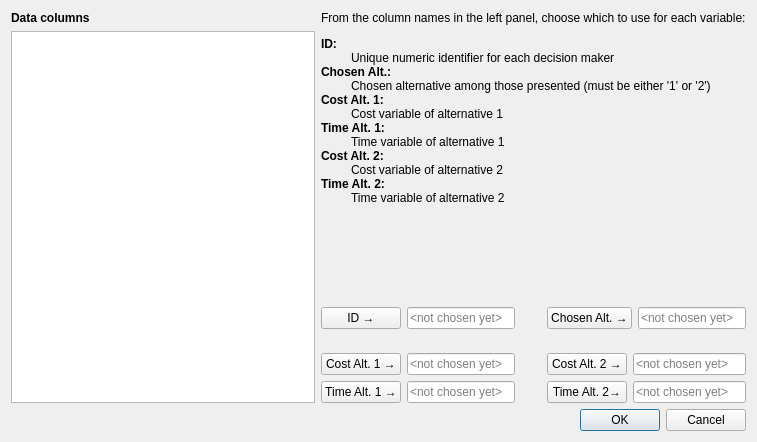
<?xml version="1.0" encoding="UTF-8"?>
<ui version="4.0">
 <class>variablesDialog</class>
 <widget class="QDialog" name="variablesDialog">
  <property name="geometry">
   <rect>
    <x>0</x>
    <y>0</y>
    <width>757</width>
    <height>442</height>
   </rect>
  </property>
  <property name="windowTitle">
   <string>Mapping study variables to data columns</string>
  </property>
  <layout class="QVBoxLayout" name="verticalLayout">
   <item>
    <layout class="QHBoxLayout" name="layoutMain">
     <item>
      <layout class="QVBoxLayout" name="layoutColumns">
       <item>
        <widget class="QLabel" name="labelColumns">
         <property name="text">
          <string>&lt;html&gt;&lt;head/&gt;&lt;body&gt;&lt;p&gt;&lt;b&gt;Data columns&lt;/b&gt;&lt;/p&gt;&lt;/body&gt;&lt;/html&gt;</string>
         </property>
        </widget>
       </item>
       <item>
        <widget class="QListWidget" name="listColumns"/>
       </item>
      </layout>
     </item>
     <item>
      <layout class="QVBoxLayout" name="layoutRightPane">
       <item>
        <widget class="QLabel" name="labelVarsDescription">
         <property name="text">
          <string>&lt;html&gt;
&lt;head/&gt;
&lt;body&gt;
&lt;p&gt;From the column names in the left panel, choose which to use for each variable:&lt;/p&gt;
&lt;dl&gt;
&lt;dt&gt;&lt;b&gt;ID:&lt;/b&gt;&lt;/dt&gt;
&lt;dd&gt;Unique numeric identifier for each decision maker&lt;/dd&gt;
&lt;dt&gt;&lt;b&gt;Chosen Alt.:&lt;/b&gt;&lt;/dt&gt;
&lt;dd&gt;Chosen alternative among those presented (must be either '1' or '2')&lt;/dd&gt;
&lt;dt&gt;&lt;b&gt;Cost Alt. 1:&lt;/b&gt;&lt;/dt&gt;
&lt;dd&gt;Cost variable of alternative 1&lt;/dd&gt;
&lt;dt&gt;&lt;b&gt;Time Alt. 1:&lt;/b&gt;&lt;/dt&gt;
&lt;dd&gt;Time variable of alternative 1&lt;/dd&gt;
&lt;dt&gt;&lt;b&gt;Cost Alt. 2:&lt;/b&gt;&lt;/dt&gt;
&lt;dd&gt;Cost variable of alternative 2&lt;/dd&gt;
&lt;dt&gt;&lt;b&gt;Time Alt. 2:&lt;/b&gt;&lt;/dt&gt;
&lt;dd&gt;Time variable of alternative 2&lt;/dd&gt;
&lt;/dl&gt;
&lt;/body&gt;
&lt;/html&gt;</string>
         </property>
        </widget>
       </item>
       <item>
        <spacer name="spacerDescription">
         <property name="orientation">
          <enum>Qt::Vertical</enum>
         </property>
         <property name="sizeHint" stdset="0">
          <size>
           <width>20</width>
           <height>13</height>
          </size>
         </property>
        </spacer>
       </item>
       <item>
        <layout class="QHBoxLayout" name="layoutVars">
         <item>
          <layout class="QVBoxLayout" name="layoutVarsLeft">
           <item>
            <layout class="QFormLayout" name="layoutVarID">
             <item row="0" column="1">
              <widget class="QLineEdit" name="fieldVarID">
               <property name="readOnly">
                <bool>true</bool>
               </property>
               <property name="placeholderText">
                <string>&lt;not chosen yet&gt;</string>
               </property>
              </widget>
             </item>
             <item row="0" column="0">
              <widget class="QPushButton" name="btnVarID">
               <property name="text">
                <string>ID →</string>
               </property>
              </widget>
             </item>
            </layout>
           </item>
           <item>
            <spacer name="spacerVarsLeft">
             <property name="orientation">
              <enum>Qt::Vertical</enum>
             </property>
             <property name="sizeHint" stdset="0">
              <size>
               <width>20</width>
               <height>18</height>
              </size>
             </property>
            </spacer>
           </item>
           <item>
            <layout class="QFormLayout" name="layoutCostTime1">
             <item row="0" column="0">
              <widget class="QPushButton" name="btnVarCost1">
               <property name="text">
                <string>Cost Alt. 1 →</string>
               </property>
              </widget>
             </item>
             <item row="0" column="1">
              <widget class="QLineEdit" name="fieldVarCost1">
               <property name="readOnly">
                <bool>true</bool>
               </property>
               <property name="placeholderText">
                <string>&lt;not chosen yet&gt;</string>
               </property>
              </widget>
             </item>
             <item row="1" column="0">
              <widget class="QPushButton" name="btnVarTime1">
               <property name="text">
                <string>Time Alt. 1 →</string>
               </property>
              </widget>
             </item>
             <item row="1" column="1">
              <widget class="QLineEdit" name="fieldVarTime1">
               <property name="readOnly">
                <bool>true</bool>
               </property>
               <property name="placeholderText">
                <string>&lt;not chosen yet&gt;</string>
               </property>
              </widget>
             </item>
            </layout>
           </item>
          </layout>
         </item>
         <item>
          <spacer name="spacerVarsMiddle">
           <property name="orientation">
            <enum>Qt::Horizontal</enum>
           </property>
           <property name="sizeHint" stdset="0">
            <size>
             <width>18</width>
             <height>20</height>
            </size>
           </property>
          </spacer>
         </item>
         <item>
          <layout class="QVBoxLayout" name="layoutVarsRight">
           <item>
            <layout class="QFormLayout" name="layoutVarChosenAlt">
             <item row="0" column="1">
              <widget class="QLineEdit" name="fieldVarChosenAlt">
               <property name="readOnly">
                <bool>true</bool>
               </property>
               <property name="placeholderText">
                <string>&lt;not chosen yet&gt;</string>
               </property>
              </widget>
             </item>
             <item row="0" column="0">
              <widget class="QPushButton" name="btnVarChosenAlt">
               <property name="text">
                <string>Chosen Alt. →</string>
               </property>
              </widget>
             </item>
            </layout>
           </item>
           <item>
            <spacer name="spacerVarsRight">
             <property name="orientation">
              <enum>Qt::Vertical</enum>
             </property>
             <property name="sizeHint" stdset="0">
              <size>
               <width>20</width>
               <height>18</height>
              </size>
             </property>
            </spacer>
           </item>
           <item>
            <layout class="QFormLayout" name="layoutCostTime2">
             <item row="0" column="0">
              <widget class="QPushButton" name="btnVarCost2">
               <property name="text">
                <string>Cost Alt. 2 →</string>
               </property>
              </widget>
             </item>
             <item row="0" column="1">
              <widget class="QLineEdit" name="fieldVarCost2">
               <property name="readOnly">
                <bool>true</bool>
               </property>
               <property name="placeholderText">
                <string>&lt;not chosen yet&gt;</string>
               </property>
              </widget>
             </item>
             <item row="1" column="0">
              <widget class="QPushButton" name="btnVarTime2">
               <property name="text">
                <string>Time Alt. 2→</string>
               </property>
              </widget>
             </item>
             <item row="1" column="1">
              <widget class="QLineEdit" name="fieldVarTime2">
               <property name="readOnly">
                <bool>true</bool>
               </property>
               <property name="placeholderText">
                <string>&lt;not chosen yet&gt;</string>
               </property>
              </widget>
             </item>
            </layout>
           </item>
          </layout>
         </item>
        </layout>
       </item>
      </layout>
     </item>
    </layout>
   </item>
   <item>
    <widget class="QDialogButtonBox" name="btnDialogBox">
     <property name="orientation">
      <enum>Qt::Horizontal</enum>
     </property>
     <property name="standardButtons">
      <set>QDialogButtonBox::Cancel|QDialogButtonBox::Ok</set>
     </property>
    </widget>
   </item>
  </layout>
 </widget>
 <resources/>
 <connections>
  <connection>
   <sender>btnDialogBox</sender>
   <signal>accepted()</signal>
   <receiver>variablesDialog</receiver>
   <slot>accept()</slot>
   <hints>
    <hint type="sourcelabel">
     <x>248</x>
     <y>254</y>
    </hint>
    <hint type="destinationlabel">
     <x>157</x>
     <y>274</y>
    </hint>
   </hints>
  </connection>
  <connection>
   <sender>btnDialogBox</sender>
   <signal>rejected()</signal>
   <receiver>variablesDialog</receiver>
   <slot>reject()</slot>
   <hints>
    <hint type="sourcelabel">
     <x>316</x>
     <y>260</y>
    </hint>
    <hint type="destinationlabel">
     <x>286</x>
     <y>274</y>
    </hint>
   </hints>
  </connection>
 </connections>
</ui>
